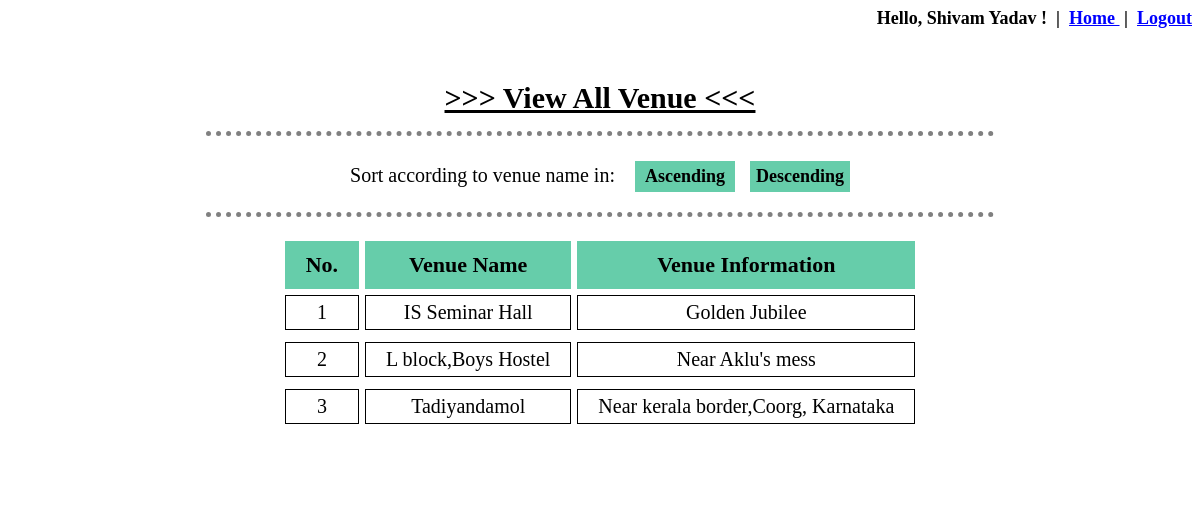
/venue_manage_view.php (signed in), run on the app's committed database.
### tables this page shows
CREATE TABLE `venue_details` (
  `VenueID` int(11) NOT NULL,
  `VenueName` varchar(80) NOT NULL,
  `VenueInfo` varchar(100) NOT NULL
);

### venue_manage_view.php (the view, shortened to what this page needs)
<?php
	include "database/connect.php";
	include 'session.php';
?>
<!DOCTYPE html>
<html>
<head>
</head>
<body background="image\bg.png">
	<div id="view" align="center">
		<br>
		<p><span style="text-decoration: underline;font-weight: 900;font-size: 30px"> >>> View All Venue <<< </span></p>
		<hr>
		<form action="venue_manage_view.php" method="POST" style="font-size: 20px;">
			Sort according to venue name in: &nbsp;&nbsp;
			<input type="submit" name="ascending" value="Ascending">&nbsp;&nbsp;
			<input type="submit" name="descending" value="Descending">
		</form>
		<hr>
		<table align="center" cellpadding="20px" cellspacing="6px">
			<tr>
				<th>No.</th>
				<th>Venue Name</th>
				<th>Venue Information</th>
			</tr>
			<?php
				$conn = mysqli_connect($servername, $username, $password, $dbname);
				if (isset($_POST['ascending'])) {
					$count=0;
					$read_venue = "SELECT * FROM venue_details ORDER BY VenueName ASC";
					$result_read_venue = mysqli_query($conn, $read_venue);
					if(mysqli_num_rows($result_read_venue)>0){
						while($row = mysqli_fetch_array($result_read_venue, MYSQLI_ASSOC)){
							$count=$count+1;
							echo "<tr>";
							echo "<td>".$count."</td>";
							echo "<td>".$row['VenueName']."</td>";
							echo "<td>".$row['VenueInfo']."</td>";
							echo "<tr>";
						}
					}
				}
				else{
					$count=0;
					$read_venue = "SELECT * FROM venue_details ORDER BY VenueName ASC";
					$result_read_venue = mysqli_query($conn, $read_venue);
					if(mysqli_num_rows($result_read_venue)>0){
						while($row = mysqli_fetch_array($result_read_venue, MYSQLI_ASSOC)){
							$count=$count+1;
							echo "<tr>";
							echo "<td>".$count."</td>";
							echo "<td>".$row['VenueName']."</td>";
							echo "<td>".$row['VenueInfo']."</td>";
							echo "<tr>";
						}
					}
				}
			?>
		</table>
	</div>
</body>
</html>

### venue_manage_view.php (style rules this page uses)
form { margin-left: 60px; margin-top: 15px; margin-right: 60px; }
table { max-width:1200px; margin-bottom:50px; margin-left:auto; margin-right:auto; background-color: white; text-align:center; }
th { background-color: #66CDAA; border:1px solid #66CDAA; font-size: 22px; text-align: center; padding-top: 10px ; padding-bottom: 10px ; }
td { border:1px solid black; font-size: 20px; font-family: Times New Roman; text-align: center; padding-top: 5px ; padding-bottom: 5px ; }
input[type=submit] { padding: 5px; color: black; border: none; background-color: #66CDAA; font-weight: 700; font-family: Times New Roman; font-size: 18px; text-align: center; width: 100px; }
div { margin: auto; padding-bottom: 1px; width: 70%; background-color: white; }
hr { border-top: 5px dotted grey; border-bottom: none; border-left: none; border-right: none; width: 95%; padding-top: 10px }

### data on the page
venue_details: VenueName "IS Seminar Hall", VenueInfo "Golden Jubilee"
venue_details: VenueName "L block,Boys Hostel", VenueInfo "Near Aklu's mess"
venue_details: VenueName "Tadiyandamol", VenueInfo "Near kerala border,Coorg, Karnataka"

### other printed values
$_SESSION['UserFullName'] "Shivam Yadav"
